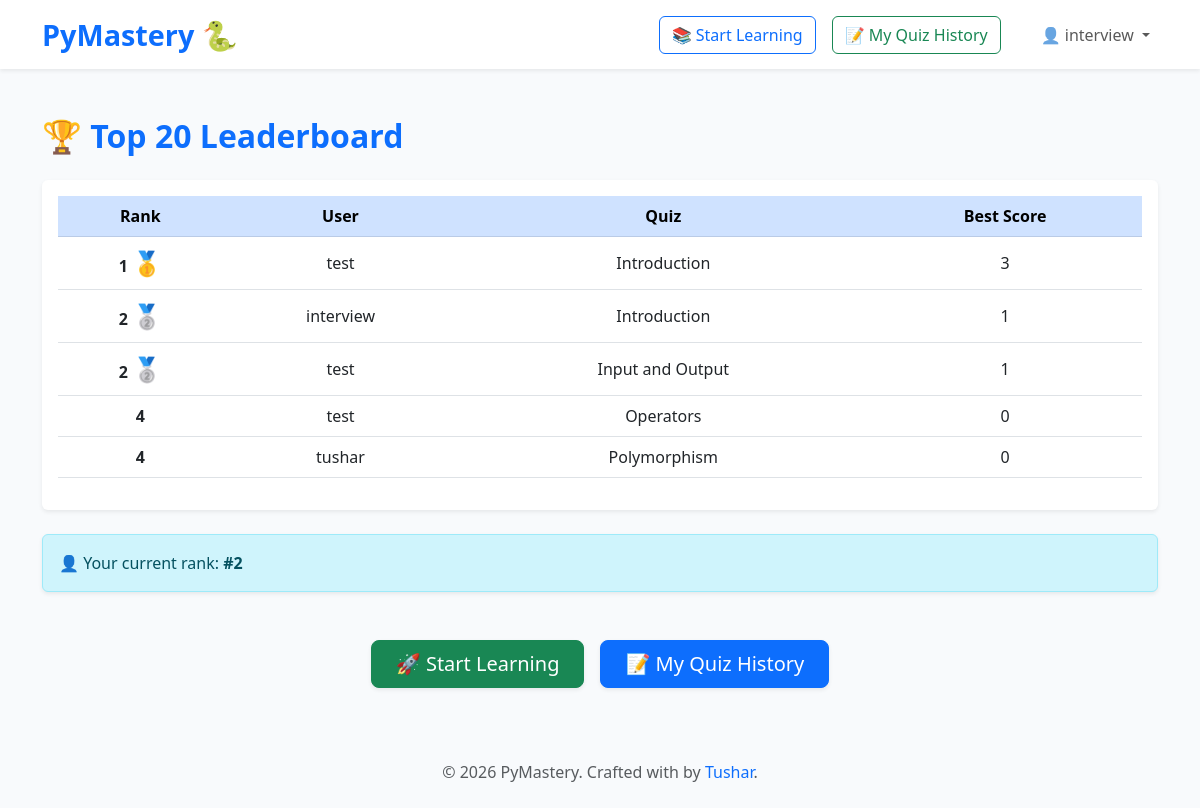
Screenshot of /leaderboard/ (signed in) with the database file from the repository.
### core/models.py (models this page shows, shortened)
class Lesson(models.Model):
    course = models.ForeignKey(Course, on_delete=models.CASCADE, related_name='lessons')
    title = models.CharField(max_length=200)
    content = models.TextField()
    order = models.PositiveIntegerField(default=0)

### core/views.py (the view)
# urls.py: path('leaderboard/', views.leaderboard, name='leaderboard'),
def leaderboard(request):
    top_scores = (
        QuizResult.objects
        .values('user__username', 'lesson__title')
        .annotate(best_score=Max('score'))
        .annotate(rank=Window(expression=Rank(), order_by=F('best_score').desc()))
        .order_by('-best_score')[:20]
    )
    user_rank = None
    if request.user.is_authenticated:
        all_scores = (
            QuizResult.objects
            .values('user__username')
            .annotate(best_score=Max('score'))
            .annotate(rank=Window(expression=Rank(), order_by=F('best_score').desc()))
        )
        for row in all_scores:
            if row['user__username'] == request.user.username:
                user_rank = row['rank']
                break
    return render(request, 'core/leaderboard.html', {
        'top_scores': top_scores,
        'user_rank': user_rank
    })

### core/templates/core/leaderboard.html (shortened to what this page needs)
{% load static %}
<!DOCTYPE html>
<html lang="en">
<head>
  <link href="https://cdn.jsdelivr.net/npm/bootstrap@5.3.0/dist/css/bootstrap.min.css" rel="stylesheet" />
</head>
<body>
  <nav class="navbar navbar-expand-lg navbar-light bg-white shadow-sm">
    <div class="container">
      <a class="navbar-brand" href="{% url 'home' %}">PyMastery 🐍</a>
      <div class="collapse navbar-collapse" id="navbarSupportedContent">
        <ul class="navbar-nav ms-auto mb-2 mb-lg-0 align-items-center">
          <li class="nav-item me-3">
            <a class="btn btn-outline-primary" href="{% url 'course_list' %}">📚 Start Learning</a>
          </li>
          <li class="nav-item me-3">
            <a class="btn btn-outline-success" href="{% url 'my_quiz_history' %}">📝 My Quiz History</a>
          </li>
            {% if user.is_authenticated %}
            <li class="nav-item dropdown ms-3">
              <a class="nav-link dropdown-toggle" href="#" id="userDropdown" role="button" data-bs-toggle="dropdown" aria-expanded="false">
              👤 {{ user.username }}
              </a>
            </li>
          {% else %}
            <li class="nav-item me-2"><a class="nav-link" href="{% url 'login' %}">Login</a></li>
            <li class="nav-item"><a class="nav-link" href="{% url 'signup' %}">Sign Up</a></li>
          {% endif %}
        </ul>
      </div>
    </div>
  </nav>
  <main class="container mt-5 mb-5">
    <h1 class="leaderboard-header mb-4 text-primary">🏆 Top 20 Leaderboard</h1>
    <div class="table-responsive shadow-sm rounded bg-white p-3">
      <table class="table table-hover align-middle text-center">
        <thead class="table-primary">
          <tr>
            <th scope="col">Rank</th>
            <th scope="col">User</th>
            <th scope="col">Quiz</th>
            <th scope="col">Best Score</th>
          </tr>
        </thead>
        <tbody>
          {% for entry in top_scores %}
          <tr>
            <th scope="row">
              {{ entry.rank }}
              {% if entry.rank == 1 %}<span class="emoji-rank">🥇</span>{% elif entry.rank == 2 %}<span class="emoji-rank">🥈</span>{% elif entry.rank == 3 %}<span class="emoji-rank">🥉</span>{% endif %}
            </th>
            <td>{{ entry.user__username }}</td>
            <td>{{ entry.lesson__title }}</td>
            <td>{{ entry.best_score }}</td>
          </tr>
          {% empty %}
          <tr><td colspan="4" class="text-muted">No scores available yet. Start taking quizzes!</td></tr>
          {% endfor %}
        </tbody>
      </table>
    </div>
    {% if user_rank %}
      <div class="alert alert-info mt-4 rounded shadow-sm" role="alert">
        👤 Your current rank: <strong>#{{ user_rank }}</strong>
      </div>
    {% else %}
      <div class="alert alert-warning mt-4 rounded shadow-sm" role="alert">
        ℹ️ You are not ranked yet. Take some quizzes to get started!
      </div>
    {% endif %}
    <div class="d-flex justify-content-center mt-5 gap-3">
      <a href="{% url 'course_list' %}" class="btn btn-lg btn-success px-4 shadow-sm">
        🚀 Start Learning
      </a>
      <a href="{% url 'my_quiz_history' %}" class="btn btn-lg btn-primary px-4 shadow-sm">
        📝 My Quiz History
      </a>
    </div>
  </main>
 <footer class="text-center py-4">
    <p class="mb-0 text-muted">
      © {% now "Y" %} PyMastery. Crafted with  by
      <a href="https://github.com/tushar-kumar-9354" target="_blank" rel="noopener" class="text-decoration-none text-primary">Tushar</a>.
    </p>
  </footer>
</body>
</html>

### core/templates/core/leaderboard.html (style rules this page uses)
body { background: #f8fafc; min-height: 100vh; font-family: 'Segoe UI', Tahoma, Geneva, Verdana, sans-serif; }
.navbar-brand { font-weight: 700; font-size: 1.8rem; color: #0d6efd; }
.leaderboard-header { font-weight: 700; font-size: 2rem; }
.emoji-rank { font-size: 1.5rem; }

### rows the page displays
Lesson: rank "1", user__username "test", lesson__title "Introduction", best_score "3", rank "2", user__username "interview", best_score "1"
Lesson: rank "2", user__username "test", lesson__title "Input and Output", best_score "1"
Lesson: rank "4", user__username "test", lesson__title "Operators", best_score "0"
Lesson: rank "4", user__username "tushar", lesson__title "Polymorphism", best_score "0"

### other values shown
{{ user.username }} "interview"
{{ user_rank }} "2"
